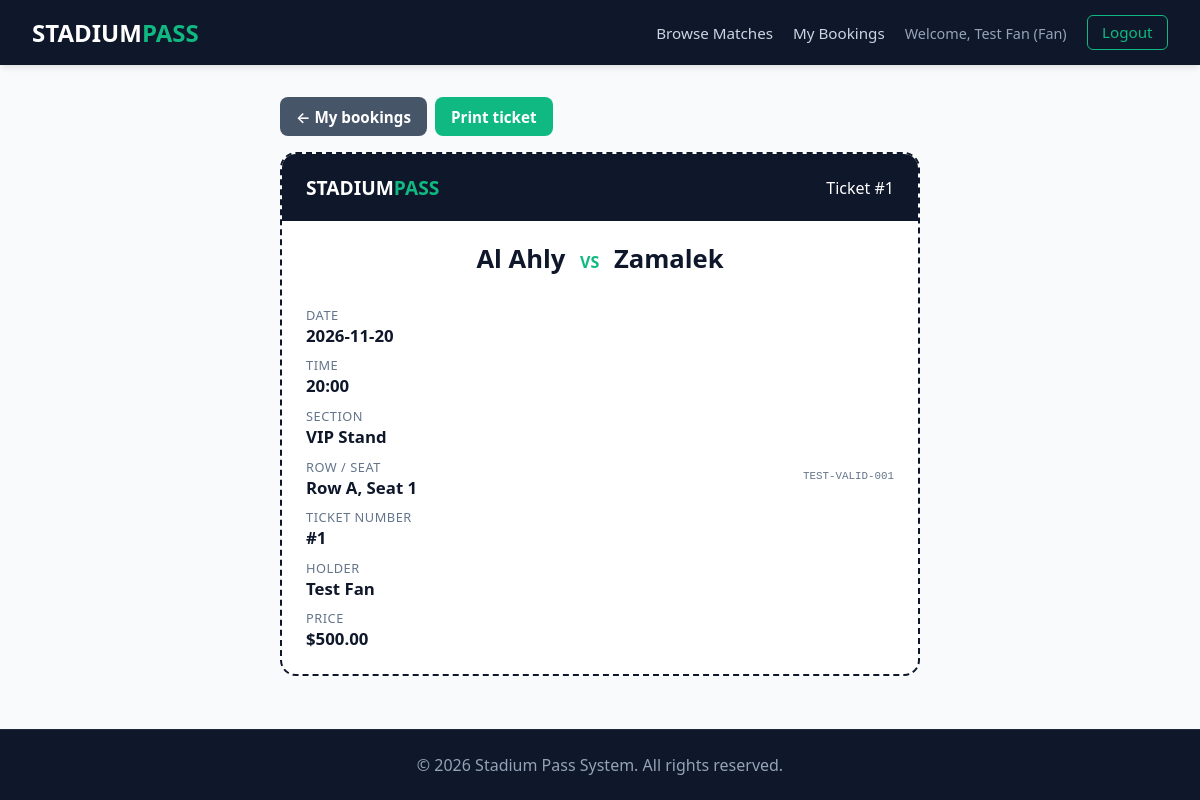
The page /ticket.php?id=1 (signed in) on the database its author committed.
### tables this page shows
CREATE TABLE tickets (
  id INT AUTO_INCREMENT PRIMARY KEY,
  booking_id INT NOT NULL,
  match_id INT NOT NULL,
  seat_id INT NOT NULL,
  qr_code VARCHAR(64) NOT NULL UNIQUE,
  status ENUM('valid','used','cancelled') NOT NULL DEFAULT 'valid',
  FOREIGN KEY (booking_id) REFERENCES bookings(id) ON DELETE CASCADE,
  FOREIGN KEY (match_id) REFERENCES matches(id),
  FOREIGN KEY (seat_id) REFERENCES seats(id),
  UNIQUE KEY uq_match_seat (match_id, seat_id)
);

CREATE TABLE teams (
  id INT AUTO_INCREMENT PRIMARY KEY,
  name VARCHAR(100) NOT NULL
);

CREATE TABLE matches (
  id INT AUTO_INCREMENT PRIMARY KEY,
  home_team_id INT NOT NULL,
  away_team_id INT NOT NULL,
  match_date DATE NOT NULL,
  match_time TIME NOT NULL,
  status ENUM('upcoming','finished','cancelled') NOT NULL DEFAULT 'upcoming',
  FOREIGN KEY (home_team_id) REFERENCES teams(id),
  FOREIGN KEY (away_team_id) REFERENCES teams(id)
);

CREATE TABLE sections (
  id INT AUTO_INCREMENT PRIMARY KEY,
  name VARCHAR(100) NOT NULL,
  capacity INT NOT NULL
);

CREATE TABLE seats (
  id INT AUTO_INCREMENT PRIMARY KEY,
  section_id INT NOT NULL,
  row_label VARCHAR(5) NOT NULL,
  seat_number INT NOT NULL,
  FOREIGN KEY (section_id) REFERENCES sections(id) ON DELETE CASCADE,
  UNIQUE (section_id, row_label, seat_number)
);

CREATE TABLE users (
  id INT AUTO_INCREMENT PRIMARY KEY,
  name VARCHAR(100) NOT NULL,
  email VARCHAR(150) NOT NULL UNIQUE,
  password_hash VARCHAR(255) NOT NULL,
  role ENUM('fan','admin','staff') NOT NULL DEFAULT 'fan',
  created_at TIMESTAMP DEFAULT CURRENT_TIMESTAMP
);

CREATE TABLE prices (
  id INT AUTO_INCREMENT PRIMARY KEY,
  match_id INT NOT NULL,
  section_id INT NOT NULL,
  price DECIMAL(10,2) NOT NULL,
  FOREIGN KEY (match_id) REFERENCES matches(id) ON DELETE CASCADE,
  FOREIGN KEY (section_id) REFERENCES sections(id) ON DELETE CASCADE,
  UNIQUE (match_id, section_id)
);

### ticket.php (the view, shortened to what this page needs)
<?php
require_once __DIR__ . '/config/db.php';
$user_id   = (int)$_SESSION['user_id'];
$ticket_id = (int)($_GET['id'] ?? 0);
$stmt = $pdo->prepare(
    "SELECT t.id, t.qr_code, t.status,
            se.row_label, se.seat_number, sec.name AS section_name,
            m.match_date, m.match_time,
            th.name AS home_team, ta.name AS away_team,
            p.price, u.name AS fan_name
     FROM tickets t
     JOIN bookings b   ON b.id  = t.booking_id
     JOIN users u      ON u.id  = b.user_id
     JOIN matches m    ON m.id  = t.match_id
     JOIN teams th     ON th.id = m.home_team_id
     JOIN teams ta     ON ta.id = m.away_team_id
     JOIN seats se     ON se.id = t.seat_id
     JOIN sections sec ON sec.id = se.section_id
     LEFT JOIN prices p ON p.match_id = t.match_id AND p.section_id = sec.id
     WHERE t.id = :t AND b.user_id = :u"
);
$stmt->execute([':t' => $ticket_id, ':u' => $user_id]);
$ticket = $stmt->fetch();
require_once __DIR__ . '/includes/header.php';
?>
<?php if (!$ticket): ?>
  <div class="card">
    <p>Ticket not found. <a href="my_bookings.php">Back to my bookings</a></p>
  </div>
<?php else: ?>
  <div class="no-print" style="max-width:640px; margin:0 auto 1rem; display:flex; gap:.5rem; flex-wrap:wrap;">
    <a href="my_bookings.php" class="btn btn-secondary">&larr; My bookings</a>
    <?php if ($ticket['status'] !== 'cancelled'): ?>
      <button type="button" class="btn" onclick="window.print()">Print ticket</button>
    <?php endif; ?>
  </div>
  <div class="ticket">
    <div class="ticket-head">
      <div class="brand">STADIUM<span>PASS</span></div>
      <div>Ticket #<?= (int)$ticket['id'] ?></div>
    </div>
    <div class="ticket-teams">
      <?= htmlspecialchars($ticket['home_team']) ?>
      <span class="vs">VS</span>
      <?= htmlspecialchars($ticket['away_team']) ?>
    </div>
    <div class="ticket-body">
      <dl class="ticket-info">
        <dt>Date</dt><dd><?= htmlspecialchars($ticket['match_date']) ?></dd>
        <dt>Time</dt><dd><?= htmlspecialchars(substr($ticket['match_time'], 0, 5)) ?></dd>
        <dt>Section</dt><dd><?= htmlspecialchars($ticket['section_name']) ?></dd>
        <dt>Row / Seat</dt><dd>Row <?= htmlspecialchars($ticket['row_label']) ?>, Seat <?= (int)$ticket['seat_number'] ?></dd>
        <dt>Ticket number</dt><dd>#<?= (int)$ticket['id'] ?></dd>
        <dt>Holder</dt><dd><?= htmlspecialchars($ticket['fan_name']) ?></dd>
        <?php if ($ticket['price'] !== null): ?>
          <dt>Price</dt><dd>$<?= number_format((float)$ticket['price'], 2) ?></dd>
        <?php endif; ?>
      </dl>
      <?php if ($ticket['status'] !== 'cancelled'): ?>
      <div class="ticket-qr">
        <small><?= htmlspecialchars($ticket['qr_code']) ?></small>
      </div>
      <?php endif; ?>
    </div>
  </div>
<?php endif; ?>
<?php require_once __DIR__ . '/includes/footer.php'; ?>

### style.css (style rules this page uses)
:root { --navy: #0f172a; --green: #10b981; --green-hover: #059669; --white: #ffffff; --black: #1e293b; --bg-light: #f8fafc; --border: #e2e8f0; --danger: #ef4444; --warn: #f59e0b; --muted: #64748b; }
* { box-sizing: border-box; margin: 0; padding: 0; font-family: system-ui, -apple-system, Arial, sans-serif; }
body { background: var(--bg-light); color: var(--black); display: flex; flex-direction: column; min-height: 100vh; }
.btn { display: inline-block; background: var(--green); color: var(--white); border: 0; padding: .6rem 1rem; border-radius: 8px; font-weight: 600; font-size: .95rem; text-decoration: none; cursor: pointer; transition: background .2s; }
.btn-secondary { background: #475569; }
.ticket { max-width: 640px; margin: 0 auto; background: var(--white); border: 2px dashed var(--navy); border-radius: 16px; overflow: hidden; }
.ticket-head { background: var(--navy); color: var(--white); padding: 1.25rem 1.5rem; display: flex; justify-content: space-between; align-items: center; }
.ticket-head .brand { font-weight: 800; font-size: 1.2rem; }
.ticket-head .brand span { color: var(--green); }
.ticket-teams { text-align: center; font-size: 1.6rem; font-weight: 800; color: var(--navy); padding: 1.25rem 1rem .25rem; }
.ticket-teams .vs { color: var(--green); font-size: 1rem; margin: 0 .5rem; }
.ticket-body { display: flex; gap: 1.5rem; padding: 1rem 1.5rem 1.5rem; flex-wrap: wrap; align-items: center; justify-content: center; }
.ticket-info { flex: 1; min-width: 220px; }
.ticket-info dt { color: var(--muted); font-size: .8rem; text-transform: uppercase; letter-spacing: .04em; margin-top: .6rem; }
.ticket-info dd { font-weight: 700; font-size: 1.05rem; color: var(--navy); }
.ticket-qr { text-align: center; }
.ticket-qr small { display: block; margin-top: .4rem; color: var(--muted); font-family: monospace; }

### rows shown on the page
tickets: id "1", teams.name "Al Ahly", teams.name "Zamalek", match.match_date "2026-11-20", match.match_time "20:00", sections.name "VIP Stand", seat.row_label "A", seat.seat_number "1", users.name "Test Fan", prices.price "500.00", qr_code "TEST-VALID-001"

### other values the page prints
$user_display_name ?: ucfirst($role) "Test Fan"
$role "Fan"
